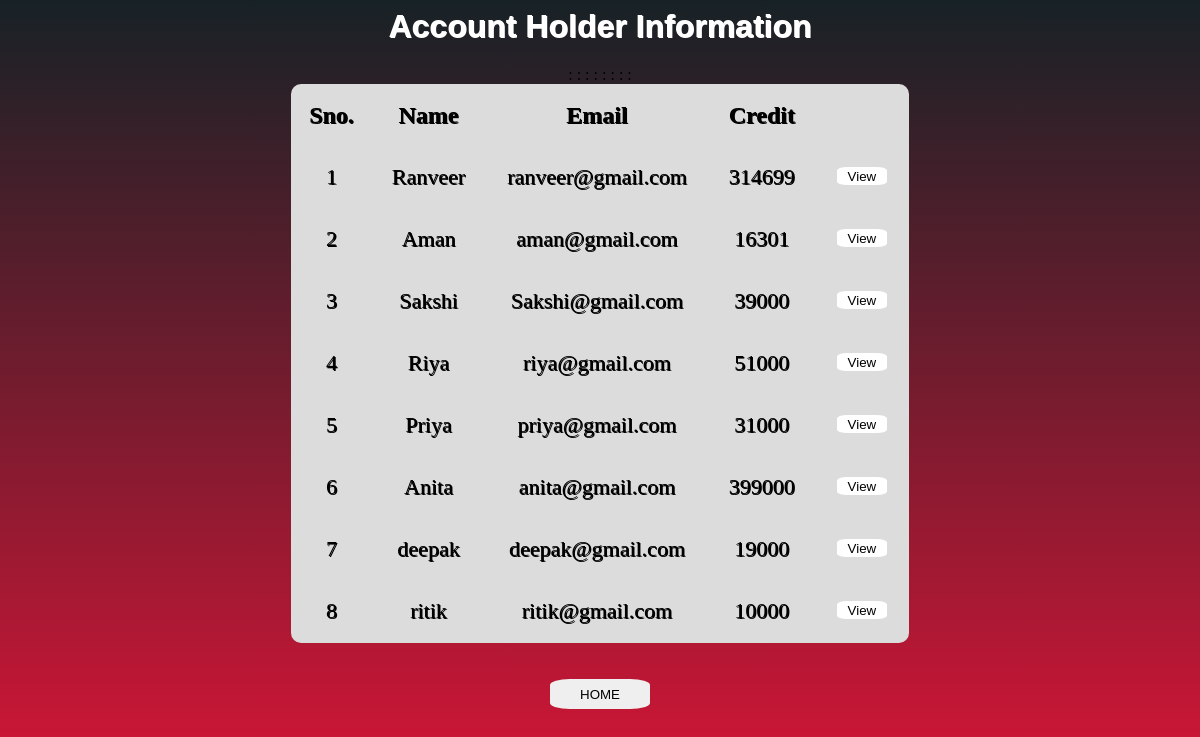
Page /viewusers.php on the committed database.
### tables this page shows
CREATE TABLE `users` (
  `name` varchar(50) NOT NULL,
  `email` varchar(50) NOT NULL,
  `current_balance` double DEFAULT NULL
);

### viewusers.php (the view, shortened to what this page needs)
<?php
	require "assets//config.php";
	$q="select * from users ";
	$result=mysqli_query($con,$q);
	$row_count=mysqli_num_rows($result);
?>
<html>
<head>
   <link rel="stylesheet" href="css//viewusers.css">
</head>
<body >
	<h1>Account Holder Information</h1>
    <table>
		<thead>
			<th>Sno.</th>
			<th>Name</th>
			<th>Email</th>
			<th>Credit</th>
			<th></th>
		</thead>
		<tbody>
		<?php for($i=1;$i<=$row_count;$i++){?>
        <tr>
			<?php
				$row=mysqli_fetch_array($result);
				if($row["name"!=null]){
					echo "<td> {$i}</td>
						  <td> {$row["name"]}</td>
						  <td> {$row["email"]}</td>
						  <td> {$row["current_balance"]} </td>
						  <td><form action='user.php' method='post' class='view'>
						      <button class='view-btn'type='submit' name='name' value='{$row["name"]}'>View</button>
					          </form>
						  </td>:
					";}
			?>
		</tr>
		<?php }	?>
		</tbody>
	</table><br><br>
<div class="button">
	<a href="index.php">
    <button class="home-btn">HOME</button>
	</a>
</div>
</body>
</html>

### css/viewusers.css (style rules this page uses)
body { text-align:center; background: linear-gradient(#172226,#d81537) }
h1 { font-family: Arial, Times, serif; color:white;text-shadow: 1px 1px white; }
table { text-align:center; border-radius: 10px; margin: auto; background: #DCDCDC; overflow: scroll; }
th { color:black; font-size:24px; padding:16px; }
td { text-align:center; font-size:22px; color: black; padding: 0px 20px 0px 20px; }
tr { transition: background 0.3s, box-shadow 0.3s; }
th,td { border-collapse:collapse; text-shadow: 1px 1px black; }
.view-btn { background-color:white; text-align:center; padding-top:2px; border: none; width: 50px; height: 18px; border-radius: 20%; }
.view { top:60%; padding-top:20px; text-align:center; }
.home-btn { width: 100px; height: 30px; border-radius: 20%; border: none; }

### rows in the picture
users: name "Ranveer", email "ranveer@gmail.com", current_balance "314699"
users: name "Aman", email "aman@gmail.com", current_balance "16301"
users: name "Sakshi", email "Sakshi@gmail.com", current_balance "39000"
users: name "Riya", email "riya@gmail.com", current_balance "51000"
users: name "Priya", email "priya@gmail.com", current_balance "31000"
users: name "Anita", email "anita@gmail.com", current_balance "399000"
users: name "deepak", email "deepak@gmail.com", current_balance "19000"
users: name "ritik", email "ritik@gmail.com", current_balance "10000"
